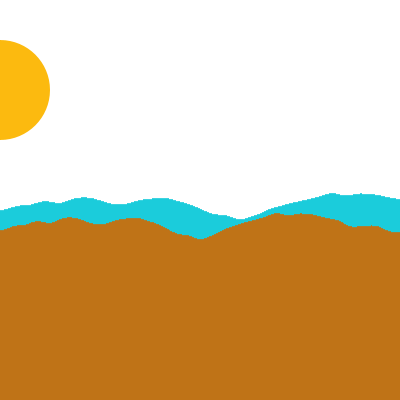
Frame 1 (no input)
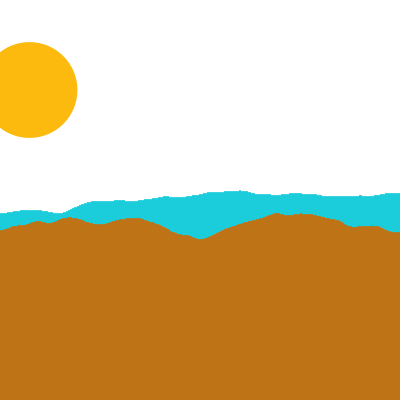
Frame 60 (the mouse pressed at the canvas centre just before this capture)
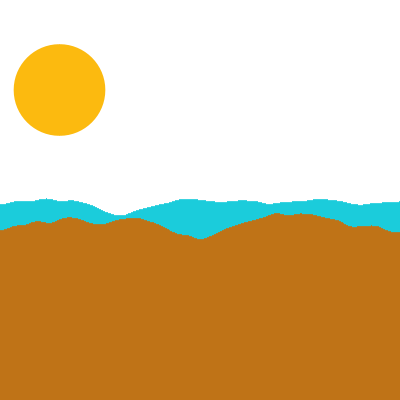
Frame 120 (the mouse held since frame 60 and released just before this capture)

The Processing sketch that drew these frames (run headless with seeded random() and noise(); from frame 60 on, the mouse is pressed at the canvas centre):

// Processing sketch: Animate_ocean_surface_using_noise
// ── Animate_ocean_surface_using_noise.pde
float time = 0;
float a = 0; 
float b = 100;

void setup() {
  smooth();
  size(400, 400);
}

void draw () {
  background (255);
  float x1 = 0;
  float x2 = 0;
  
  fill(#FCBA0F);
  noStroke();
  ellipse (a, 90, b, b);

 stroke(#1BCCDB);
  while (x1 < width) {
    line (x1, 180 + 50 * noise(x1 / 120, time), x1, height);
    x1 = x1 + 1;
  }

  stroke(#BF7317);
  while (x2 < width) {
    line (x2, 200 + 50 * noise(x2 / 100), x2, height);
    x2 = x2 + 1;
  }

  b = b - 0.07;
  a = a + 0.5;
  time = time + 0.02;
}
